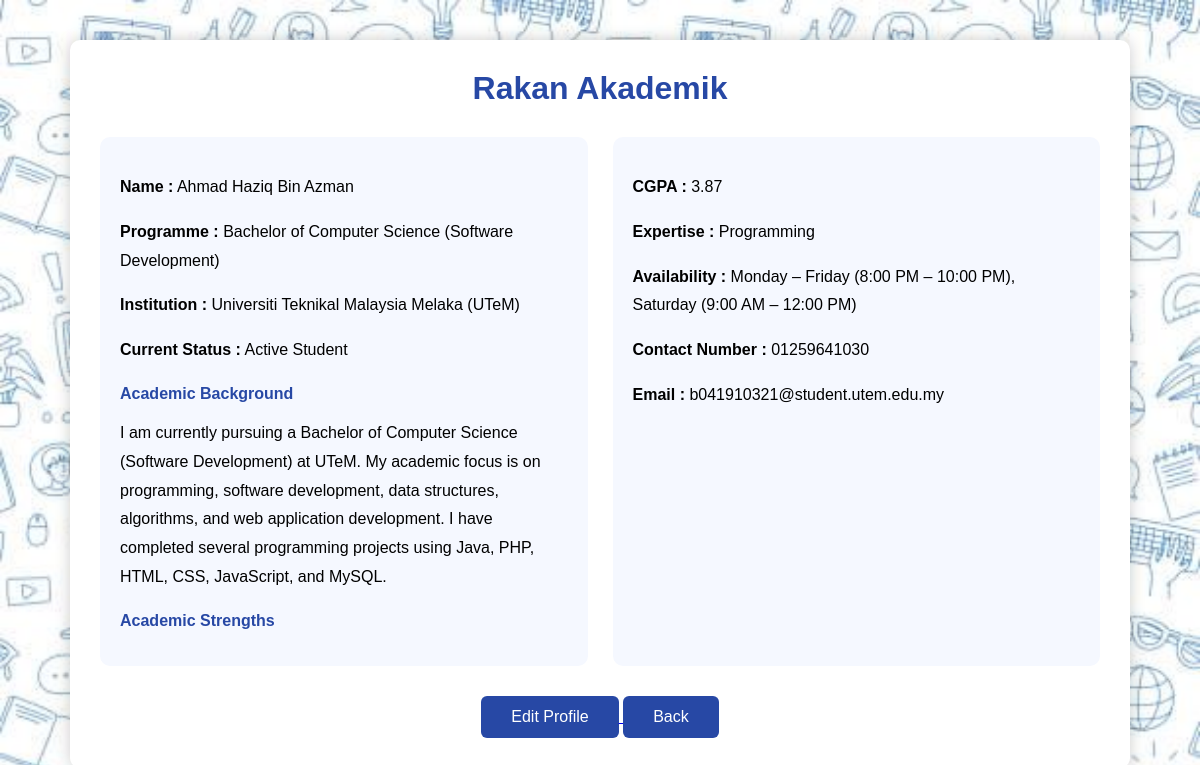
The page /rakan_view.php (signed in) on the database its author committed.
### tables this page shows
CREATE TABLE `tutor` (
  `matricNoTutor` varchar(20) NOT NULL,
  `name` varchar(100) NOT NULL,
  `programme` varchar(100) NOT NULL,
  `institution` varchar(255) NOT NULL,
  `currentStatus` varchar(100) NOT NULL,
  `academicBackground` text NOT NULL,
  `academicStrengths` text NOT NULL,
  `cgpa` decimal(3,2) NOT NULL,
  `availability` varchar(100) NOT NULL,
  `contactNumber` varchar(20) NOT NULL,
  `email` varchar(100) NOT NULL,
  `matricNoStudent` varchar(20) NOT NULL,
  `expertise` varchar(100) NOT NULL
);

### rakan_view.php (the view, shortened to what this page needs)
<?php
include("db_connect.php");
$matricNoTutor = $_SESSION['matric'];
$sql = mysqli_query($conn, "
SELECT *
FROM tutor
WHERE matricNoTutor='$matricNoTutor'
");
$data = mysqli_fetch_assoc($sql);
$name = $data['name'];
$programme = $data['programme'];
$institution = $data['institution'];
$currentStatus = $data['currentStatus'];
$academicBackground = $data['academicBackground'];
$cgpa = $data['cgpa'];
$expertise = $data['expertise'];
$availability = $data['availability'];
$contactNumber = $data['contactNumber'];
$email = $data['email'];
?>
<!DOCTYPE html>
<html>
<head>
</head>
<body>
    <div class="container">
        <div class="title">
            Rakan Akademik
        </div>
        <div class="content">
            <div class="left">
                <p>
                    <strong>Name :</strong>
                    <?php echo htmlspecialchars($name); ?>
                </p>
                <p>
                    <strong>Programme :</strong>
                    <?php echo htmlspecialchars($programme); ?>
                </p>
                <p>
                    <strong>Institution :</strong>
                    <?php echo htmlspecialchars($institution); ?>
                </p>
                <p>
                    <strong>Current Status :</strong>
                    <?php echo htmlspecialchars($currentStatus); ?>
                </p>
                <div class="section-title">
                    Academic Background
                </div>
                <p>
                    <?php echo nl2br(htmlspecialchars($academicBackground)); ?>
                </p>
                <div class="section-title">
                    Academic Strengths
                </div>
            </div>
            <div class="right">
                <p>
                    <strong>CGPA :</strong>
                    <?php echo htmlspecialchars($cgpa); ?>
                </p>
                <p>
                    <strong>Expertise :</strong>
                    <?php echo htmlspecialchars($expertise); ?>
                </p>
                <p>
                    <strong>Availability :</strong>
                    <?php echo nl2br(htmlspecialchars($availability)); ?>
                </p>
                <p>
                    <strong>Contact Number :</strong>
                    <?php echo htmlspecialchars($contactNumber); ?>
                </p>
                <p>
                    <strong>Email :</strong>
                    <?php echo htmlspecialchars($email); ?>
                </p>
            </div>
        </div>
        <div class="button">
            <a href="rakan_form.php">
                <button
                    type="button"
                    class="edit-btn">
                    Edit Profile
                </button>
            </a>
            <a href="dashboard.php">
                <button
                    type="button"
                    class="edit-btn">
                    Back
                </button>
            </a>
        </div>
    </div>
</body>
</html>

### rakan_view.php (style rules this page uses)
body { margin: 0; padding: 0; font-family: Arial; background: url('images/edubackground.jpg'); background-size: cover; }
.container { width: 1000px; margin: 40px auto; background: white; border-radius: 10px; padding: 30px; box-shadow: 0 0 15px rgba(0, 0, 0, .2); }
.title { text-align: center; color: #2748A5; font-size: 32px; font-weight: bold; margin-bottom: 30px; }
.content { display: flex; gap: 25px; }
.left, .right { flex: 1; background: #f5f8ff; padding: 20px; border-radius: 10px; }
p { line-height: 1.8; }
.section-title { font-weight: bold; color: #2748A5; margin-top: 20px; margin-bottom: 8px; }
.button { text-align: center; margin-top: 30px; }
.edit-btn { background: #2748A5; color: white; border: none; padding: 12px 30px; border-radius: 6px; cursor: pointer; font-size: 16px; }

### rows shown on the page
tutor: name "Ahmad Haziq Bin Azman", programme "Bachelor of Computer Science (Software Development)", institution "Universiti Teknikal Malaysia Melaka (UTeM)", currentStatus "Active Student", academicBackground "I am currently pursuing a Bachelor of Computer Science (Software Development) at UTeM. My academic focus is on programming, software development, data structures, algorithms, and web application development. I have completed several programming projects using Java, PHP, HTML, CSS, JavaScript, and MySQL.", cgpa "3.87", expertise "Programming", availability "Monday – Friday (8:00 PM – 10:00 PM), Saturday (9:00 AM – 12:00 PM)", contactNumber "01259641030", email "b041910321@student.utem.edu.my"
